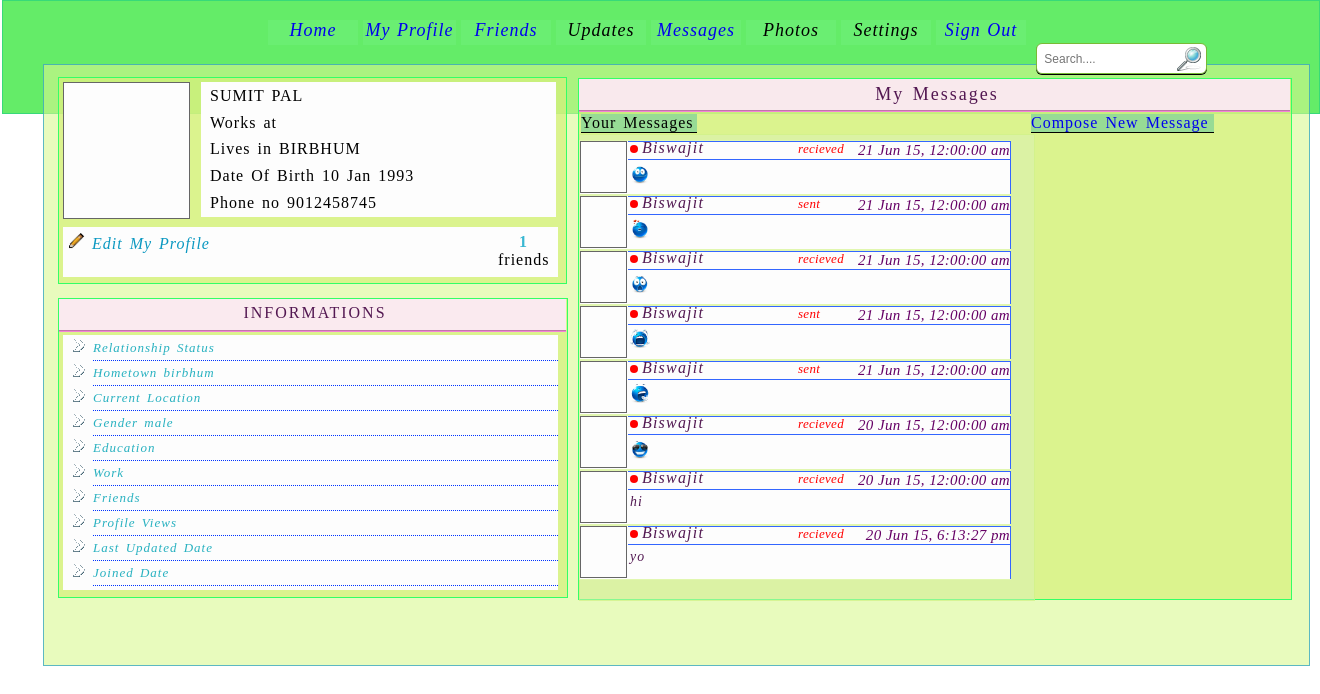
/message.php (signed in), run on the app's committed database.
### tables this page shows
CREATE TABLE IF NOT EXISTS `members` (
  `mem_id` int(20) NOT NULL AUTO_INCREMENT,
  `username` varchar(32) NOT NULL,
  `password` varchar(32) NOT NULL,
  `fname` varchar(30) NOT NULL,
  `lname` varchar(30) NOT NULL,
  `address` varchar(35) NOT NULL,
  `DOB` date NOT NULL,
  `email` varchar(30) NOT NULL,
  `contact` varchar(30) NOT NULL,
  `gender` varchar(10) NOT NULL,
  PRIMARY KEY (`mem_id`)
);

CREATE TABLE IF NOT EXISTS `message` (
  `messageid` int(10) NOT NULL AUTO_INCREMENT,
  `sender` varchar(30) NOT NULL,
  `reciever` varchar(30) NOT NULL,
  `msgbody` varchar(64) NOT NULL,
  `sendingdate` datetime NOT NULL,
  `viewingdate` datetime NOT NULL,
  `status` varchar(10) NOT NULL,
  PRIMARY KEY (`messageid`)
);

### message.php (the view, shortened to what this page needs)
<!DOCTYPE html PUBLIC "-//W3C//DTD XHTML 1.0 Transitional//EN" "http://www.w3.org/TR/xhtml1/DTD/xhtml1-transitional.dtd">
<html xmlns="http://www.w3.org/1999/xhtml">
<head>
<link href="css/message.css" rel="stylesheet" type="text/css">
</head>
<body>
<?php
require_once("php_functions.php");
if((isset($_SESSION["username"])) && (isset($_SESSION["password"]))){
	$username=$_SESSION["username"];
	$password=$_SESSION["password"];
	$query1def="SELECT * FROM `members` WHERE `username`='$username' AND `password`='$password'";
	$result1def=mysql_query($query1def, $conn);
	$list1def = mysql_fetch_assoc($result1def);
?>
<div id="body">
<div id="head">
<div id="mnubar">
  <span id="home"><a href="home.php"> Home </a></span>
  <span id="myprofile"><a href="edit.php"> My Profile </a></span>
  <span id="friends"><a href="friends.php"> Friends </a></span>
  <span id="updates"> Updates</span>
  <span id="messages"> <a href="message.php"> Messages </a></span>
  <span id="photos"> Photos</span>
  <span id="settings"> Settings</span>
  <span id="signout"><a href="logout.php"> Sign Out </a></span>
</div>
<div id="src">
  <form id="frmsrc" name="frmsrc" method="post" action="s_friend_r.php">
  <input name="txtsearch" type="text" id="txtsrc" maxlength="50" placeholder=" Search...." onfocus="value=''" required/>
  <input name="btnsrc" type="submit" id="btnsrc" value=""  />
  </form>
</div>
</div>
</div>
<div id="main">
<div id="topleft">
<div id="photo">
</div>
<div id="details">
  <table width="347" height="135" border="0" cellpadding="2" cellspacing="2">
    <tr>
      <td><?php echo strtoupper( $list1def['fname'].' '.$list1def['lname']);  ?></td>
    </tr>
    <tr>
      <td>Works at</td>
    </tr>
    <tr>
      <td>Lives in <?php echo strtoupper( $list1def['address']) ?></td>
    </tr>
    <tr>
      <td>Date Of Birth <?php $DOBDt=date_create($list1def['DOB']); echo date_format($DOBDt,"j M Y"); ?></td>
    </tr>
    <tr>
      <td>Phone no <?php echo $list1def['contact'] ?></td>
    </tr>
  </table>
</div>
<div id="photobottom">
<a href="edit.php?mem_id=<?php echo $list1def['mem_id'];?>">
	 <em id="txtEMP"><img src="images/edit.gif" width="17" height="17" /> Edit My Profile </em> </a>
<label id="noFrnd" >
  	<center><strong style="color:rgba(35,175,205,0.9)"> <?php require("number_of_friends.php"); ?></strong><br> friends</center>
</label>
</div>
</div>
<div id="topright">
<label id="activity" > Your Messages </label>
<a href="select_user.php"><label id="newmsg"
onclick="<?php destroy_select_user_session(); destroy_add_msg_sender_session(); ?>"> Compose New Message </label></a>
  <div id="mymessage"><center> My Messages</center></div>
  <div id="msg"><div id="msgscrlbr">
<?php
	$query2msgs="SELECT * FROM `message` WHERE `sender`='$username' OR `reciever`='$username'";
	$result2msgs=mysql_query($query2msgs, $conn);
	if (mysql_num_rows($result2msgs) !== 0){
	while($list2msgs = mysql_fetch_assoc($result2msgs)) {
?>
  	<div id="msgbox">
  <div id="msgphoto">
  </div>
  <div id="msgnamebody">
  <div id="msgname">
  <div id="msgsts"></div>
 <?php
 	if(($list2msgs['sender'])===$username){
 	$msg_sndr= $list2msgs['reciever'];}
	if(($list2msgs['reciever'])===$username){
 	$msg_sndr= $list2msgs['sender'];}
 	$querySndrs="SELECT * FROM `members` WHERE `username`='$msg_sndr'";
 	$resultSndrs=mysql_query($querySndrs, $conn);
	$listSndrs = mysql_fetch_assoc($resultSndrs);
	echo substr_replace($listSndrs['fname'],strtoupper(substr($listSndrs['fname'],0,1)),0,1);
 ?>
 <div id="msgtyp">
 <?php
 if(($list2msgs['sender'])===$username){
  echo "sent";}else {echo "recieved";}
 ?>
 </div>
  <div id="msgtime">
 <?php
 	$msgDtTm=date_create($list2msgs['sendingdate']);
  echo date_format($msgDtTm,"j M y, g:i:s a");
 ?>
  </div>
  </div>
  <div id="msgbody">
  </div>
  </div>
  	</div>
<?php }} ?>
  </div></div>
</div>
<div id="midleft">
  <div id="infohead" align="center">INFORMATIONS</div>
  <div id="info"><ul id="ulinfo">
  <li>Relationship Status</li>
  <li>Hometown <?php echo $list1def['address'] ?></li>
  <li>Current Location</li>
  <li>Gender <?php echo $list1def['gender'] ?></li>
  <li>Education</li>
  <li>Work</li>
  <li>Friends</li>
  <li>Profile Views</li>
  <li>Last Updated Date</li>
  <li>Joined Date </li>
  </ul></div>
</div>
</div>
<?php  }
else{
	$_SESSION["LoggedOut"]="AlreadyLoggedOut";
	session_write_close();
	header("location: index.php");
	exit();
	}
 ?>
</body>
</html>

### php_functions.php (shortened to what this page needs)
<?php
function SmileyConvertToImg($str){
	$ImgSmArr= array(
		':;)@winking.png',
		':X(@angry.png',
		':D@bigGreen.png',
		':-/@confused.png',
		':-)@cool.png',
		':((@crying.png',
		':)@happy.png',
		':I@impressed.png',
		':X@inLove.png',
		':-O@surprised.png',
		':(|@sleepy.png',
		':-*@kissed.png',
		':P@tongue.png',
		':-W@woo.png',
		':-M@mistry.png',
		':(@sad.png'
	);
	for ($i=0; $i<sizeof($ImgSmArr); $i++) {
   		 $tarr = split("@",$ImgSmArr[$i]);
	 	 $str=str_replace($tarr[0],'<img src="images/smilies/'.$tarr[1].'" width="20px" height="20px" >',$str);}
	echo $str;
	}
?>

### data on the page
members: fname+lname "SUMIT PAL", address "BIRBHUM", DOB "10 Jan 1993", contact "9012458745", address "birbhum", gender "male"
message: members.fname "Biswajit", sender "recieved", sendingdate "21 Jun 15, 12:00:00 am", msgbody (picture)
message: members.fname "Biswajit", sender "sent", sendingdate "21 Jun 15, 12:00:00 am", msgbody (picture)
message: members.fname "Biswajit", sender "recieved", sendingdate "21 Jun 15, 12:00:00 am", msgbody (picture)
message: members.fname "Biswajit", sender "sent", sendingdate "21 Jun 15, 12:00:00 am", msgbody (picture)
message: members.fname "Biswajit", sender "sent", sendingdate "21 Jun 15, 12:00:00 am", msgbody (picture)
message: members.fname "Biswajit", sender "recieved", sendingdate "20 Jun 15, 12:00:00 am", msgbody (picture)
message: members.fname "Biswajit", sender "recieved", sendingdate "20 Jun 15, 12:00:00 am", msgbody "hi"
message: members.fname "Biswajit", sender "recieved", sendingdate "20 Jun 15, 6:13:27 pm", msgbody "yo"

### other printed values
$counterno "1"
